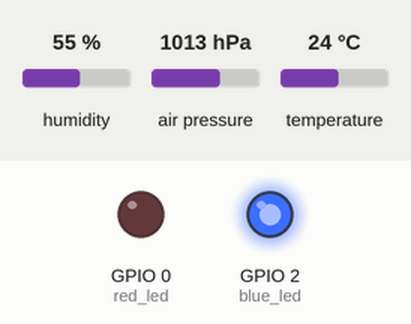
Simulated run of this sketch. Board: ESP8266 (NodeMCU). On the bench: output pins drawn as LEDs (lit = HIGH). Inputs (shaded band) come from the test bench; at power-on: humidity 55 %, air pressure 1013 hPa, temperature 24 °C. WiFi joins after 1.5 s; servers stay silent unless stated; the local clock reads 2024-03-15 10:24:30 at power-on unless the sketch sets it; no MQTT or app messages arrive unless stated; what the sketch prints to the serial monitor is not drawn.

Above: at 4.2 s.
Timing chart, 0 to 6.5 s (numbered marks = the images above):
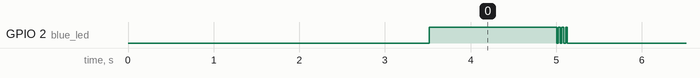

The sketch:

main.ino
```cpp
#include <Arduino.h>
#include "WiFi.h"
#include <WiFiMulti.h>

//#include <ESP8266WiFi.h>
#include <Wire.h>
#include <PubSubClient.h>
#include <Adafruit_Sensor.h>
#include <Adafruit_BME280.h>
#include <time.h>

int timezone = 3;
int dst = 0;

WiFiMulti WiFiMulti;

#define wifi_ssid "iot"
#define wifi_password "iot123456"


#define mqtt_server "192.168.2.2"
#define mqtt_user "YOUR_MQTT_USERNAME"
#define mqtt_password "YOUR_MQTT_PASSWORD"

// In case you have more than one sensor, make each one a different number here
#define sensor_number "2"
#define humidity_topic "sensor/" sensor_number "/humidity/percentRelative"
#define dewpoint_topic "sensor/" sensor_number "/humidity/dewPoint"
#define temperature_c_topic "sensor/" sensor_number "/temperature/degreeCelsius"
#define temperature_f_topic "sensor/" sensor_number "/temperature/degreeFahrenheit"
#define barometer_hpa_topic "sensor/" sensor_number "/barometer/hectoPascal"
#define barometer_inhg_topic "sensor/" sensor_number "/barometer/inchHg"
// Lookup for your altitude and fill in here, units hPa
// Positive for altitude above sea level
//#define baro_corr_hpa 34.5879 // = 289m above sea level
#define baro_corr_hpa 0

#define red_led 0
#define blue_led 2

WiFiClient espClient;
PubSubClient client(espClient);
Adafruit_BME280 bme; // I2C

void setup() {
  // Setup the two LED ports to use for signaling status
  pinMode(red_led, OUTPUT);
  pinMode(blue_led, OUTPUT);
  digitalWrite(red_led, HIGH);
  digitalWrite(blue_led, HIGH);
  Serial.begin(115200);
  digitalWrite(red_led, LOW);
  digitalWrite(blue_led, LOW);
  delay(1000);
  // Set SDA and SDL ports
  //Wire.begin(SDA, SCL);
  //for 8266
  //Wire.begin(4, 5);
  // for ESP32
  Wire.begin(21, 22);
  blink_red;
  delay(1000);
  // Using I2C on the HUZZAH board SCK=#5, SDI=#4 by default

  // Start sensor
  while (!bme.begin()) {
    Serial.println("Could not find a valid BME280 sensor, check wiring!");
    blink_red();
    delay(1000);
  }


  setup_wifi();
  client.setServer(mqtt_server, 1883);
  digitalWrite(blue_led, HIGH);
  digitalWrite(red_led, LOW);

  configTime(3 * 3600, 0, "pool.ntp.org", "time.nist.gov");
  Serial.println("\nWaiting for time");
  while (!time(nullptr)) {
    Serial.print(".");
    delay(1000);
  }
  Serial.println("");

}

void blink_red() {
  digitalWrite(red_led, LOW);
  delay(20);
  digitalWrite(red_led, HIGH);
}

void blink_blue() {
  digitalWrite(blue_led, LOW);
  delay(20);
  digitalWrite(blue_led, HIGH);
  delay(20);
  digitalWrite(blue_led, LOW);

}

void setup_wifi() {
  delay(10);
  // We start by connecting to a WiFi network
  Serial.println();
  Serial.print("Connecting to Wifi SSID ");
  Serial.print(wifi_ssid);
  Serial.print(" with password: ");
  Serial.print(wifi_password);

  // WiFi.begin(wifi_ssid, wifi_password);

  // while (WiFi.status() != WL_CONNECTED) {
  //   blink_blue();
  //   delay(480);
  //   Serial.print(".");
  // }

  WiFiMulti.addAP(wifi_ssid, wifi_password);
  while(WiFiMulti.run() != WL_CONNECTED) {
      Serial.print(".");
      delay(500);
  }

  Serial.println("");
  Serial.println("WiFi connected");
  Serial.println("IP address: ");
  Serial.println(WiFi.localIP());
}

void reconnect() {
  // Loop until we're reconnected
  while (!client.connected()) {
    Serial.print("Attempting MQTT connection...");
    // Attempt to connect
    // If you do not want to use a username and password, change next line to
    // if (client.connect("ESP8266Client")) {
//    if (client.connect("ESP8266Client", mqtt_user, mqtt_password)) {
    if (client.connect("ESP32Client")) {
      Serial.println("connected");
      digitalWrite(red_led, LOW);
    } else {
      Serial.print("failed, rc=");
      Serial.print(client.state());
      Serial.println(" try again in 5 seconds");
      // Wait 5 seconds before retrying
      blink_red();
      delay(200);
      blink_red();
      delay(4760);
    }
  }
}

bool checkBound(float newValue, float prevValue, float maxDiff) {
  return newValue < prevValue - maxDiff || newValue > prevValue + maxDiff;
}

long lastMsg = 0;
long lastForceMsg = 0;
bool forceMsg = false;
float temp = 0.0;
float hum = 0.0;
float dewPoint = 0.0;
float baro = 0.0;
float difftemp = 0.1;
float diffhum = 1;
float diffbaro = 0.5;

// delta max = 0.6544 wrt dewPoint()
// 6.9 x faster than dewPoint()
// reference: http://en.wikipedia.org/wiki/Dew_point
double dewPointFast(double celsius, double humidity)
{
 double a = 17.271;
 double b = 237.7;
 double temp = (a * celsius) / (b + celsius) + log(humidity*0.01);
 double Td = (b * temp) / (a - temp);
 return Td;
}

// std::string createJson(float value, String unit){
//   time_t now = time(nullptr); //uint32_t
//   // String time = ctime(&now);
//   Serial.println(ctime(&now));
//   char valchar[6];
//   dtostrf(value, 4, 2, valchar);
//   std::string json(std::string("{\"time\": ")+ std::string(ctime(&now)) +", \"value\": "+ std::string(valchar) +", \"unit\": \""+ std::string(unit.c_str()) +"\"}");
//   return json;
// }

void loop() {
  if (!client.connected()) {
    reconnect();
  }
  client.loop();

  long now = millis();
  if (now - lastMsg > 5000) {
    lastMsg = now;

    // MQTT broker could go away and come back at any time
    // so doing a forced publish to make sure something shows up
    // within the first 5 minutes after a reset
    if (now - lastForceMsg > 300000) {
      lastForceMsg = now;
      forceMsg = true;
      Serial.println("Forcing publish every 5 minutes...");
    }

    float newTemp = bme.readTemperature();
    float newHum = bme.readHumidity();
    float newBaro = bme.readPressure() / 100.0F;
    // std::string temp_c_str;
    // std::string temp_f_str;
    if (checkBound(newTemp, temp, difftemp) || forceMsg) {
      temp = newTemp;
      float temp_c=temp; // Celsius
      float temp_f=temp*1.8F+32.0F; // Fahrenheit
      // std::string temp_c_str(createJson(temp_c, "degC"));
      // std::string temp_f_str(createJson(temp_f, "degF"));
      Serial.print("New temperature:");
      Serial.print(String(temp_c) + " degC   ");
      Serial.println(String(temp_f) + " degF");
      // Serial.println(temp_c_str);
      client.publish(temperature_c_topic, String(temp_c).c_str(), true);
      // client.publish(temperature_c_topic, temp_c_str.c_str(), true);
      // client.publish(temperature_f_topic, String(temp_f).c_str(), true);
      blink_blue();
    }

    if (checkBound(newHum, hum, diffhum) || forceMsg) {
      hum = newHum;
      Serial.print("New humidity:");
      Serial.println(String(hum) + " %");
      client.publish(humidity_topic, String(hum).c_str(), true);
      blink_blue();
      dewPoint = dewPointFast(temp, hum);
      Serial.print("New dewPoint:");
      Serial.println(String(dewPoint) + " °C");
      client.publish(dewpoint_topic, String(dewPoint).c_str(), true);
    }

    if (checkBound(newBaro, baro, diffbaro) || forceMsg) {
      baro = newBaro;
      float baro_hpa=baro+baro_corr_hpa; // hPa corrected to sea level
      float baro_inhg=(baro+baro_corr_hpa)/33.8639F; // inHg corrected to sea level
      Serial.print("New barometer:");
      Serial.print(String(baro_hpa) + " hPa   ");
      Serial.println(String(baro_inhg) + " inHg");
      client.publish(barometer_hpa_topic, String(baro_hpa).c_str(), true);
      client.publish(barometer_inhg_topic, String(baro_inhg).c_str(), true);
      blink_blue();
    }

    forceMsg = false;
  }
}
```

Measured:
- by itself, GPIO 2 (blue_led): alternates HIGH for 0.02 s and LOW for 0.02 s, 7 changes in all, then stays LOW
